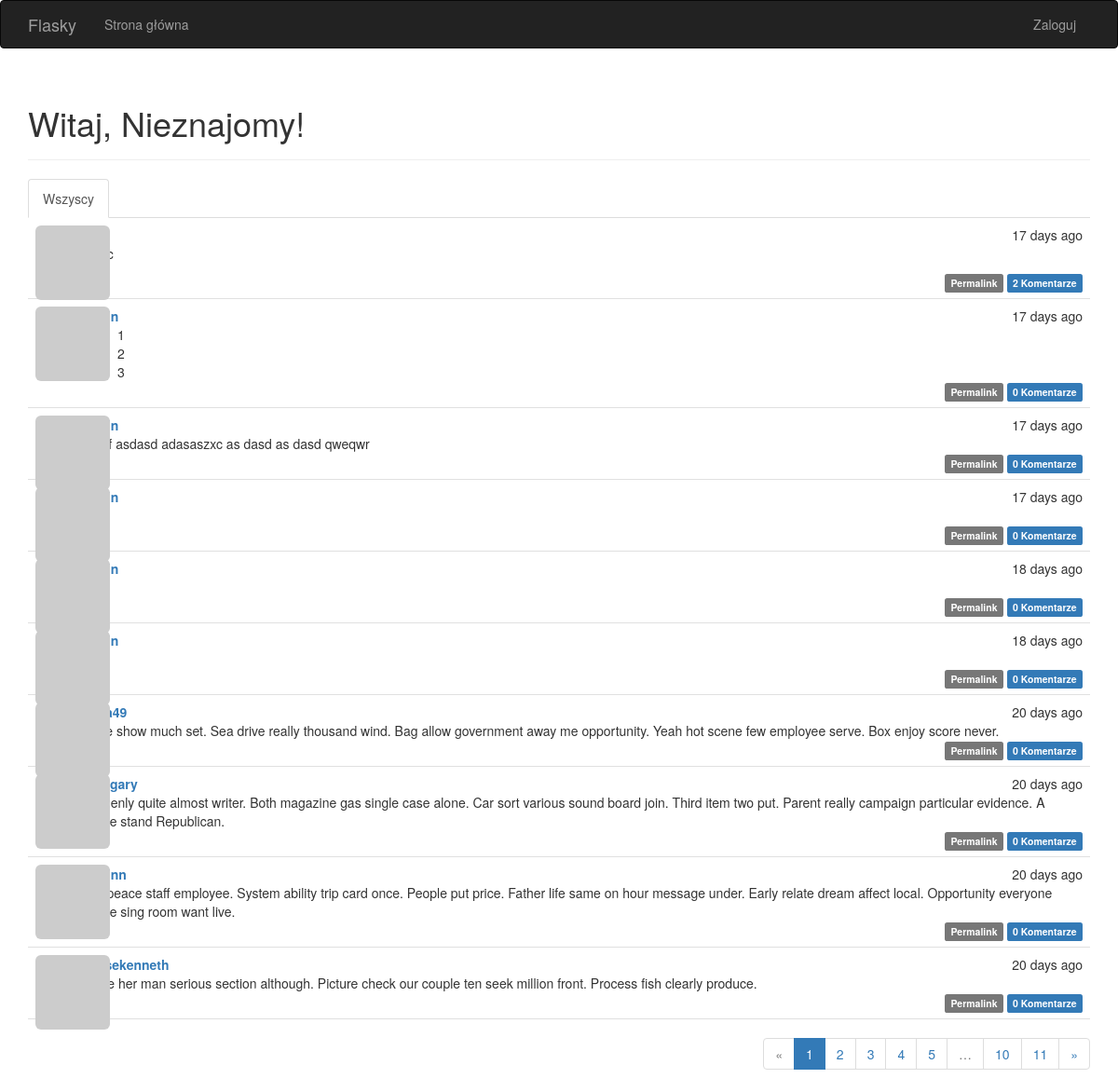
The page / on the database its author committed.
### app/models.py (models this page shows, shortened)
class Post(db.Model):
    __tablename__ = 'posts'
    id = db.Column(db.Integer, primary_key=True)
    body = db.Column(db.Text)
    timestamp = db.Column(db.DateTime, index=True, default=datetime.utcnow)
    author_id = db.Column(db.Integer, db.ForeignKey('users.id'))
    body_html = db.Column(db.Text)
    comments = db.relationship('Comment', backref='post', lazy='dynamic')

class User(UserMixin, db.Model):
    __tablename__ = 'users'
    name = db.Column(db.String(64))
    location = db.Column(db.String(64))
    about_me = db.Column(db.Text())
    member_since = db.Column(db.DateTime(), default=datetime.utcnow)
    last_seen = db.Column(db.DateTime(), default=datetime.utcnow)
    id = db.Column(db.Integer, primary_key=True)
    email = db.Column(db.String(64), unique=True, index=True)
    username = db.Column(db.String(64), unique=True, index=True)
    password_hash = db.Column(db.String(128))
    confirmed = db.Column(db.Boolean, default=False)
    role_id = db.Column(db.Integer, db.ForeignKey('roles.id'))
    avatar_hash = db.Column(db.String(32))
    posts = db.relationship('Post', backref='author', lazy='dynamic')
    comments = db.relationship('Comment', backref='author', lazy='dynamic')
    followed = db.relationship('Follow',
                               foreign_keys=[Follow.follower_id],
                               backref=db.backref('follower', lazy='joined'),
                               lazy='dynamic',
                               cascade='all, delete-orphan')
    followers = db.relationship('Follow',
                                foreign_keys=[Follow.followed_id],
                                backref=db.backref('followed', lazy='joined'),
                                lazy='dynamic',
                                cascade='all, delete-orphan')
    @property
    def password(self):
        raise AttributeError('Nie można odczytać atrybutu password')
    def gravatar(self, size=100, default='identicon', rating='g'):
        if request.is_secure:
            url = 'https://secure.gravatar.com/avatar'
        else:
            url = 'http://secure.gravatar.com/avatar'
        hash = self.avatar_hash or self.gravatar_hash()
        return '{url}/{hash}?s={size}&d={default}&r={rating}'.format(url=url, hash=hash, size=size,
                                                                     default=default, rating=rating)
    def gravatar_hash(self):
        return hashlib.md5(self.email.lower().encode('utf-8')).hexdigest()

### app/main/views.py (the view)
@main.route('/', methods=['GET', 'POST'])
def index():
    form = PostForm()
    if current_user.can(Permission.WRITE) and form.validate_on_submit():
        post = Post(body=form.body.data, author=current_user._get_current_object())
        db.session.add(post)
        db.session.commit()
        return redirect(url_for('.index'))
    page = request.args.get('page', 1, type=int)
    show_followed = False
    if current_user.is_authenticated:
        show_followed = bool(request.cookies.get('show_followed', ''))
    if show_followed:
        query = current_user.followed_posts
    else:
        query = Post.query
    pagination = query.order_by(Post.timestamp.desc()).paginate(
        page, per_page=current_app.config['POSTS_PER_PAGE'], error_out=False
    )
    posts = pagination.items
    return render_template('index.html', form=form, posts=posts, pagination=pagination,
                           show_followed=show_followed)

### app/auth/views.py (called while the page is built)
@auth.before_app_request
def before_request():
    if current_user.is_authenticated:
        current_user.ping()
        if not current_user.confirmed \
                and request.endpoint \
                and request.blueprint != 'auth' \
                and request.endpoint != 'static':
            return redirect(url_for('auth.unconfirmed'))

### app/main/__init__.py (called while the page is built)
@main.app_context_processor
def inject_permissions():
    return dict(Permission=Permission)

### app/models.py (called while the page is built)
    def can(self, permissions):
        return False

    def is_administrator(self):
        return False

### app/templates/index.html (shortened to what this page needs)
{% extends "base.html" %}
{% import "bootstrap/wtf.html" as wtf %}
{% import "_macros.html" as macros %}
{% block page_content %}
<div class="page-header">
    <h1>Witaj, {% if current_user.is_authenticated %}{{ current_user.username }}{% else %}Nieznajomy{% endif %}!</h1>
</div>
<div class="post-tabs">
    <ul class="nav nav-tabs">
        <li {% if not show_followed %} class="active"{% endif %}><a href="{{ url_for('.show_all') }}">Wszyscy</a></li>
    </ul>
    {% include '_posts.html' %}
</div>
{% if pagination %}
<div class="pagination">
    {{ macros.pagination_widget(pagination, '.index') }}
</div>
{% endif %}
{% endblock %}

### app/templates/_posts.html (shortened to what this page needs)
<ul class="posts">
    {% for post in posts %}
    <li class="post">
        <div class="post-thumbnail">
            <a href="{{ url_for('.user', username=post.author.username) }}">
                <img class="img-rounded profile-thumbnail" src="{{ post.author.gravatar(size=40) }}">
            </a>
        </div>
        <div class="post-content">
            <div class="post-date">{{ moment(post.timestamp).fromNow() }}</div>
            <div class="post-author"><a href="{{ url_for('.user', username=post.author.username) }}">{{ post.author.username }}</a></div>
            <div class="post-body">
                {% if post.body_html %}
                    {{ post.body_html | safe }}
                {% else %}
                    {{ post.body }}
                {% endif %}
            </div>
            <div class="post-footer">
                <a href="{{ url_for('.post', id=post.id) }}">
                    <span class="label label-default">Permalink</span>
                </a>
                <a href="{{ url_for('.post', id=post.id) }}#comments">
                    <span class="label label-primary">{{ post.comments.count() }} Komentarze</span>
                </a>
            </div>
        </div>
    </li>
    {% endfor %}
</ul>

### app/static/styles.css (style rules this page uses)
.profile-thumbnail { position: absolute; }
div.post-tabs { margin-top: 16px; }
ul.posts { list-style-type: none; padding: 0px; margin: 16px 0px 0px 0px; border-top: 1px solid #e0e0e0; }
div.post-tabs ul.posts { margin: 0px; border-top: none; }
ul.posts li.post { padding: 8px; border-bottom: 1px solid #e0e0e0; }
div.post-date { float: right; }
div.post-author { font-weight: bold; }
div.post-thumbnail { position: absolute; }
div.post-content { margin-left: 48px; min-height: 48px; }
div.post-footer { text-align: right; }
div.pagination { width: 100%; text-align: right; padding: 0px; margin: 0px; }

### rows shown on the page
Post: timestamp "17 days ago", comments.count "2"
Post: timestamp "17 days ago", body_html "1 2 3", comments.count "0"
Post: timestamp "17 days ago", body "#asdf asdasd adasaszxc as dasd as dasd qweqwr", comments.count "0"
Post: timestamp "17 days ago", comments.count "0"
Post: timestamp "18 days ago", comments.count "0"
Post: timestamp "18 days ago", comments.count "0"
Post: timestamp "20 days ago", body "Smile show much set. Sea drive really thousand wind. Bag allow government away me opportunity. Yeah hot scene few employee serve. Box enjoy score never.", comments.count "0"
Post: timestamp "20 days ago", body "Suddenly quite almost writer. Both magazine gas single case alone. Car sort various sound board join. Third item two put. Parent really campaign particular evidence. A before stand Republican.", comments.count "0"
Post: timestamp "20 days ago", body "Day peace staff employee. System ability trip card once. People put price. Father life same on hour message under. Early relate dream affect local. Opportunity everyone before sing room want live.", comments.count "0"
Post: timestamp "20 days ago", author.username "morsekenneth", body "Movie her man serious section although. Picture check our couple ten seek million front. Process fish clearly produce.", comments.count "0"

### other values the page prints
{{ p }} "1"
{{ p }} "2" "3" "4" "5" "10" "11"
